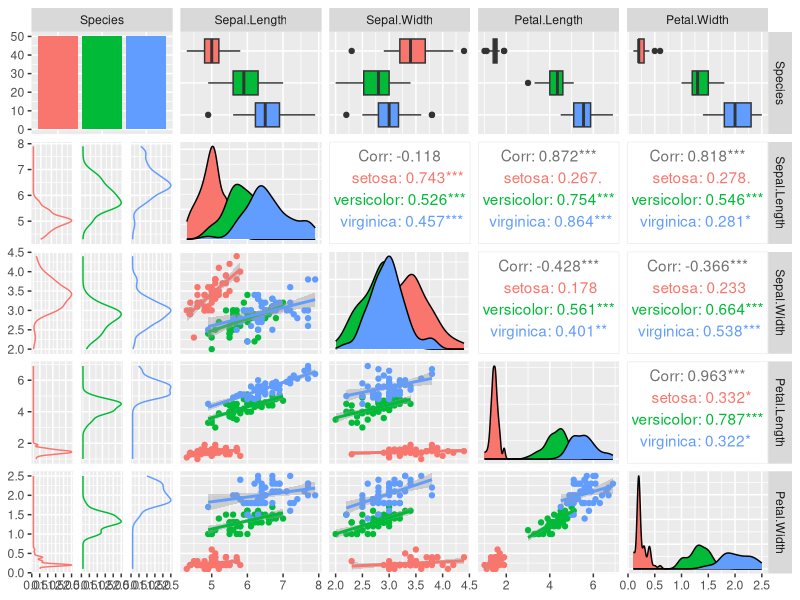

The R source for this figure:
require(GGally)

# change working directory
frame_files <- lapply(sys.frames(), function(x) x$ofile)
frame_files <- Filter(Negate(is.null), frame_files)
setwd(dirname(frame_files[[length(frame_files)]]))

d <- iris

plt <- ggpairs(
  d,
  columns = c("Species", "Sepal.Length", "Sepal.Width", "Petal.Length", "Petal.Width"),
  mapping = aes(color = Species), # color needs Factor
  lower = list(
    continuous = "smooth",
    combo = "facetdensity"
  )
)

plt
